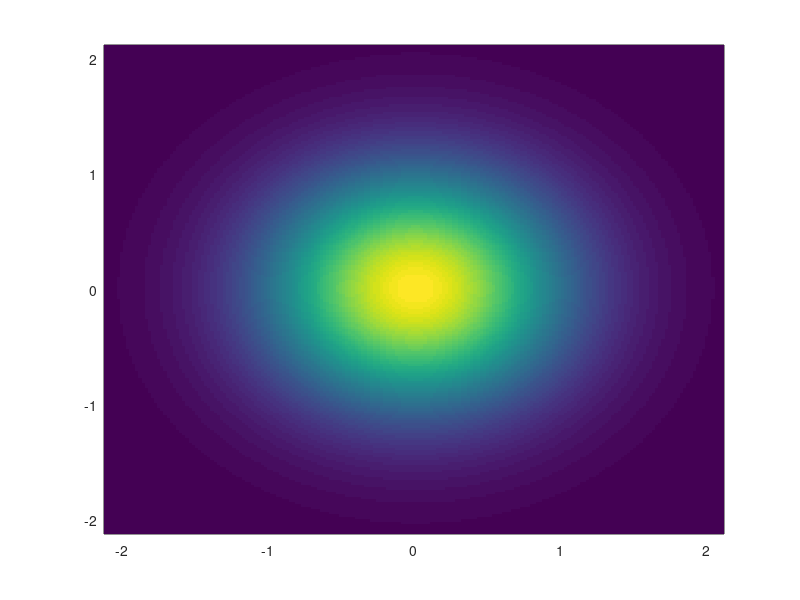
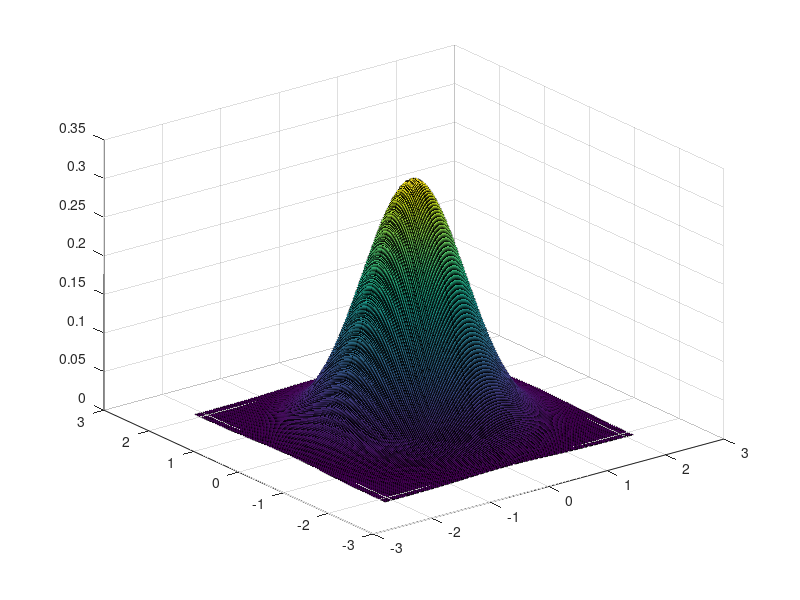

MATLAB code for these plots, in order:
t = [0;0];
mu = [0, 0];
P = 0.5*eye(2);

%x = linspace(mu(1)-3*sqrt(P(1,1)), mu(1)+3*sqrt(P(1,1)),100);
x = linspace(mu(1)-3*sqrt(P(1,1)), t(1),100);
x = [x, linspace(t(1),mu(1)+3*sqrt(P(1,1)),100)];
%y = linspace(mu(2)-3*sqrt(P(2,2)), mu(2)+3*sqrt(P(2,2)),100);
y = linspace(mu(2)-3*sqrt(P(2,2)), t(2),100);
y = [y, linspace(t(2),mu(2)+3*sqrt(P(2,2)),100)];

[X1,X2] = meshgrid(x,y);
Z       = mvnpdf([X1(:) X2(:)],mu,P);

%%
ind = find(ismember([X1(:), X2(:)], t','rows') == 1);

prob = Z(ind(1));
%%
Z       = reshape(Z,length(y),length(x));

% Plot
h = pcolor(x,y,Z);
set(h,'LineStyle','none')
hold on

figure;
surf(X1,X2,Z)